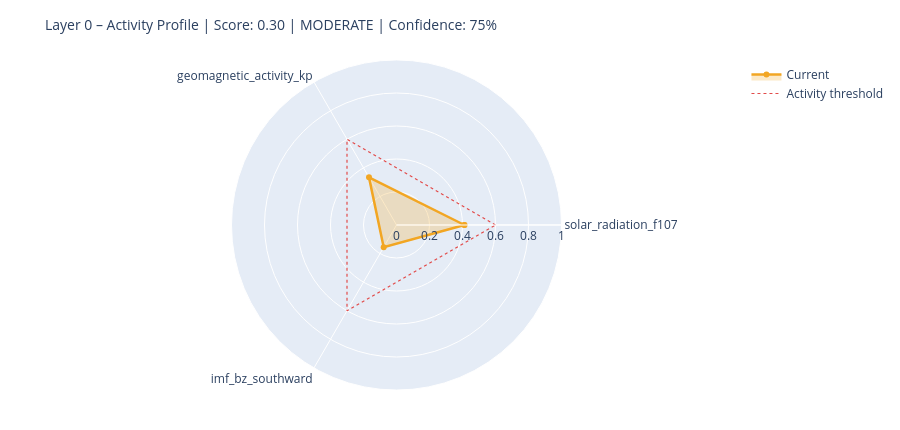

Notebook code cell kept with this figure:
### Markdown cell above
---
## 6. State Assessment & Handoff to Layer 1

### Code cell
# ============================================================
# STEP 1 – Collect raw values with source modes
# Mode: 'primary' | 'fallback_3h' | 'last_valid' | 'missing'
# ============================================================

def safe_last(df, col):
    if df is None or col not in df.columns: return None
    s = df[col].dropna()
    return float(s.iloc[-1]) if not s.empty else None

f107_now = safe_last(df_f107, 'f10.7')
bz_now   = safe_last(df_mag,  'bz_gsm')
kp_now   = safe_last(df_kp,   'kp')
sw_now   = safe_last(df_sw,   'speed')

source_modes = {
    'F10.7':    'primary'  if f107_now is not None else 'missing',
    'Kp':       'primary'  if kp_now   is not None else 'missing',
    'IMF_Bz':   'primary'  if bz_now   is not None else 'missing',
    'SW_speed': 'primary'  if sw_now   is not None else 'missing',
}

# Kp Fallback – 3h endpoint
if kp_now is None:
    try:
        r = requests.get(
            'https://services.swpc.noaa.gov/json/noaa-planetary-k-index.json',
            timeout=10)
        r.raise_for_status()
        fb = pd.DataFrame(r.json())
        tc = next((c for c in fb.columns if 'time' in c.lower()), fb.columns[0])
        kc = next((c for c in fb.columns if 'kp' in c.lower() and c != tc), None)
        if kc:
            fb[kc] = fb[kc].astype(str).str.extract(r'([0-9]+(?:\.[0-9]*)?)')[0]
            fb[kc] = pd.to_numeric(fb[kc], errors='coerce')
            fb = fb[fb[kc] >= 0].dropna(subset=[kc])
            if not fb.empty:
                kp_now = float(fb[kc].iloc[-1])
                source_modes['Kp'] = 'fallback_3h'
                print(f'  Kp fallback (3h): {kp_now:.1f}')
    except Exception as e:
        print(f'  Kp fallback failed: {e}')

# Solar Wind Fallback – last valid value
if sw_now is None and df_sw is not None and 'speed' in df_sw.columns:
    s = df_sw['speed'].dropna()
    if not s.empty:
        sw_now = float(s.iloc[-1])
        source_modes['SW_speed'] = 'last_valid'
        print(f'  SW fallback (last_valid): {sw_now:.0f} km/s')

print()
print('Source modes:', source_modes)

# ============================================================
# STEP 2 – Score from available components only
# ============================================================

def norm(v, lo, hi):
    if v is None: return None
    return max(0.0, min(1.0, (v - lo) / (hi - lo)))

COMPONENTS = {
    'solar_radiation_f107':    (f107_now, norm(f107_now, 60, 250)),
    'geomagnetic_activity_kp': (kp_now,   norm(kp_now,   0,   9)),
    'imf_bz_southward':        (bz_now,   norm(-(bz_now or 0) if bz_now else None, -5, 30)
                                           if bz_now is not None else None),
    'solar_wind_speed':        (sw_now,   norm(sw_now, 300, 800)),
}

available   = {k: v[1] for k, v in COMPONENTS.items() if v[1] is not None}
unavailable = [k for k, v in COMPONENTS.items() if v[1] is None]

layer0_score = round(sum(available.values()) / len(available), 4) if available else None
confidence   = round(len(available) / len(COMPONENTS), 2)

level = ('unknown'  if layer0_score is None
         else 'calm'     if layer0_score < 0.3
         else 'moderate' if layer0_score < 0.6
         else 'active')

# ============================================================
# STEP 3 – Dominant Driver
# ============================================================

def dominant_driver(kp, f107, bz, sw):
    candidates = []
    if kp   is not None and kp   >= 4:   candidates.append(('geomagnetic',    kp / 9))
    if sw   is not None and sw   >= 500:  candidates.append(('solar_wind',     sw / 800))
    if bz   is not None and bz   <= -5:   candidates.append(('imf_southward',  abs(bz) / 30))
    if f107 is not None and f107 >= 150:  candidates.append(('solar_radiation',f107 / 250))
    return max(candidates, key=lambda x: x[1])[0] if candidates else 'none'

driver = dominant_driver(kp_now, f107_now, bz_now, sw_now)

# ============================================================
# STEP 4 – Downstream expectations
# ============================================================

def downstream_expectation(driver, score, kp, bz, f107):
    exp = {
        'magnetosphere':        'calm',
        'ionosphere':           'calm',
        'schumann_resonance':   'unchanged',
        'lithosphere_currents': 'low',
    }
    if driver == 'geomagnetic' or (kp and kp >= 5):
        exp['magnetosphere']        = 'compressed / storm'
        exp['ionosphere']           = 'elevated disturbance (TEC variability)'
        exp['schumann_resonance']   = 'elevated amplitude possible'
        exp['lithosphere_currents'] = 'elevated induction currents'
    elif driver == 'imf_southward' or (bz and bz <= -5):
        exp['magnetosphere']        = 'energy coupling active'
        exp['ionosphere']           = 'elevated electron density possible'
        exp['schumann_resonance']   = 'slight modulation possible'
    elif driver == 'solar_radiation' or (f107 and f107 >= 150):
        exp['ionosphere']           = 'elevated ionization (F-layer)'
        exp['schumann_resonance']   = 'slightly elevated background activity'
    return exp

downstream = downstream_expectation(driver, layer0_score, kp_now, bz_now, f107_now)

# ============================================================
# CONSOLE OUTPUT
# ============================================================

W = 58
print('=' * W)
print('LAYER 0 – STATE ASSESSMENT')
print('=' * W)
for name, (raw_v, score_v) in COMPONENTS.items():
    if score_v is not None:
        bar = '█' * int(score_v * 20) + '░' * (20 - int(score_v * 20))
        print(f'  {name:<35}  {bar}  {score_v:.2f}')
    else:
        print(f'  {name:<35}  {"─" * 20}  n/a')
print('-' * W)
print(f'  Score ({len(available)}/{len(COMPONENTS)} components):  {layer0_score:.3f}')
print(f'  Confidence:         {confidence:.0%}')
print(f'  Level:              {level.upper()}')
print(f'  Dominant Driver:    {driver}')

# Radar chart
cats = list(available.keys())
vals = list(available.values())
if len(cats) >= 3:
    fig = go.Figure()
    fig.add_trace(go.Scatterpolar(
        r=vals + [vals[0]], theta=cats + [cats[0]],
        fill='toself', fillcolor='rgba(242,166,35,0.25)',
        line=dict(color='#F2A623', width=2.5), name='Current'
    ))
    fig.add_trace(go.Scatterpolar(
        r=[0.6] * (len(cats) + 1), theta=cats + [cats[0]],
        line=dict(color='#E24B4A', dash='dot', width=1.2),
        mode='lines', name='Activity threshold'
    ))
    fig.update_layout(
        title=dict(text=f'Layer 0 – Activity Profile | Score: {layer0_score:.2f} | {level.upper()} | Confidence: {confidence:.0%}',
                   font=dict(size=14)),
        polar=dict(radialaxis=dict(visible=True, range=[0, 1])),
        height=430, showlegend=True,
        margin=dict(l=60, r=60, t=60, b=40)
    )
    fig.show()

### Figure 1 — Plotly figure (JSON) as saved in the notebook; plotly's stock layout.template omitted (floating-point values rounded to 4 significant figures)
{"data": [{"fill": "toself", "fillcolor": "rgba(242,166,35,0.25)", "line": {"color": "#F2A623", "width": 2.5}, "name": "Current", "r": [0.4116, 0.3333, 0.1551, 0.4116], "theta": ["solar_radiation_f107", "geomagnetic_activity_kp", "imf_bz_southward", "solar_radiation_f107"], "type": "scatterpolar"}, {"line": {"color": "#E24B4A", "dash": "dot", "width": 1.2}, "mode": "lines", "name": "Activity threshold", "r": [0.6, 0.6, 0.6, 0.6], "theta": ["solar_radiation_f107", "geomagnetic_activity_kp", "imf_bz_southward", "solar_radiation_f107"], "type": "scatterpolar"}], "layout": {"height": 430, "margin": {"b": 40, "l": 60, "r": 60, "t": 60}, "polar": {"radialaxis": {"range": [0, 1], "visible": true}}, "showlegend": true, "title": {"font": {"size": 14}, "text": "Layer 0 – Activity Profile | Score: 0.30 | MODERATE | Confidence: 75%"}}}
